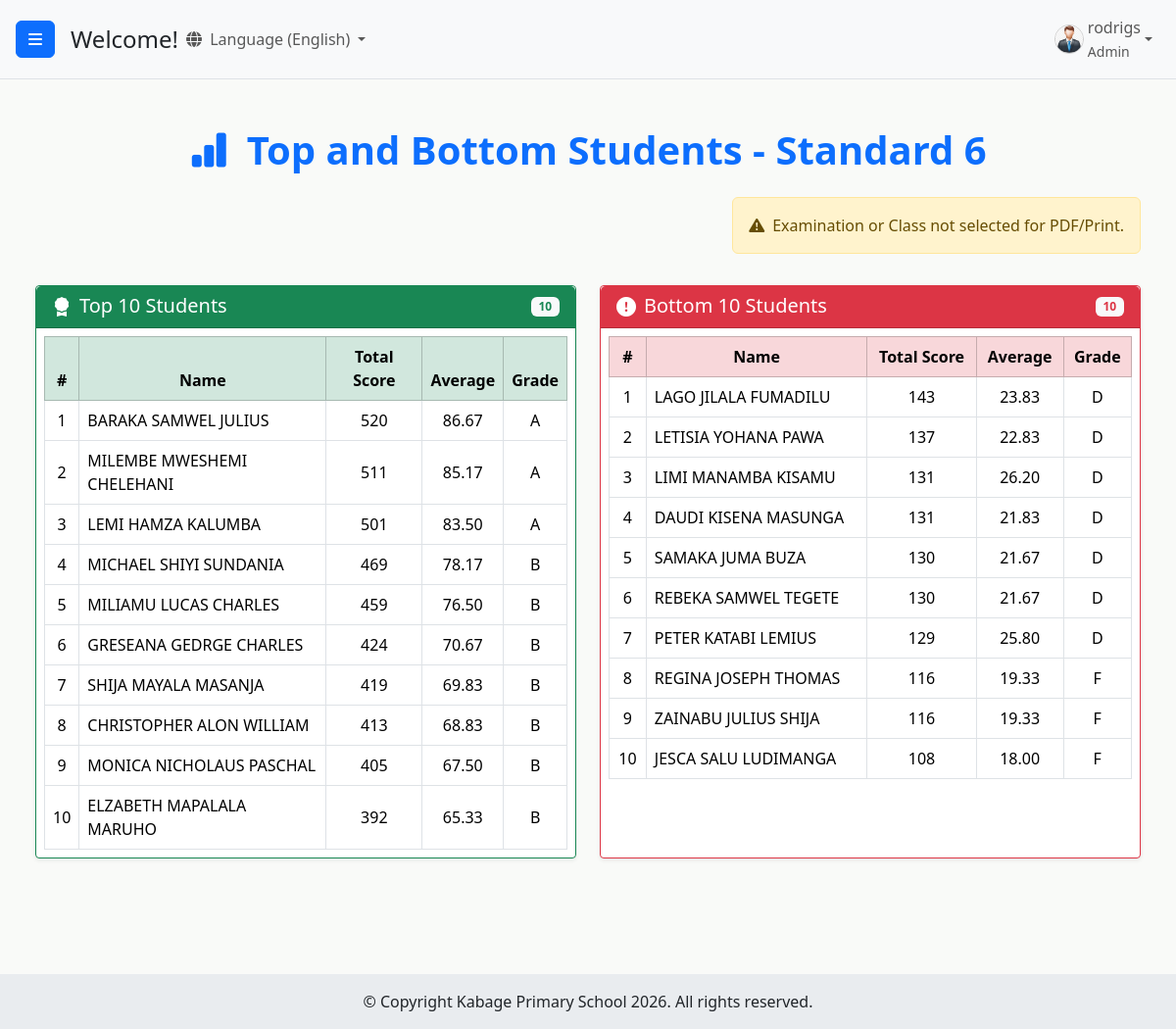
Screenshot of /reports/top-bottom-students/6/1/ (signed in) with the database file from the repository.
### users/models.py (models this page shows, shortened)
class CustomUser(AbstractUser):
    ROLE_CHOICES = (
        ('admin', 'Admin'),
        ('headteacher', 'Head Teacher'),
        ('class_teacher', 'Class Teacher'),
        ('academic_teacher', 'Academic Teacher'),
        ('statistic_teacher', 'Statistic Teacher'),
        ('subject_teacher', 'Subject Teacher'),
    )
    GENDER_CHOICES = (
        ('M', 'Male'),
        ('F', 'Female'),
        ('O', 'Other'), # Optional: for inclusivity
    )
    role = models.CharField(max_length=20, choices=ROLE_CHOICES, default='academic_teacher')
    is_approved = models.BooleanField(default=False)
    phone_regex = RegexValidator(regex=r'^\+?1?\d{9,15}$',
                                 message="Phone number must be entered in the format: '+999999999'. Up to 15 digits allowed.")
    phone_number = models.CharField(validators=[phone_regex],
                                    max_length=17,
                                    blank=True,
                                    null=True,
                                    unique=True
                                    )
    gender = models.CharField(max_length=1, choices=GENDER_CHOICES, blank=True, null=True)
    address = models.CharField(max_length=255, blank=True, null=True) # <-- ADD THIS FIELD if it's not there
    security_question_1 = models.CharField(max_length=255, blank=True, null=True)
    security_answer_1 = models.CharField(max_length=255, blank=True, null=True)
    security_question_2 = models.CharField(max_length=255, blank=True, null=True)
    security_answer_2 = models.CharField(max_length=255, blank=True, null=True)
    security_question_3 = models.CharField(max_length=255, blank=True, null=True)
    security_answer_3 = models.CharField(max_length=255, blank=True, null=True)
    security_questions_set = models.BooleanField(default=False)
    groups = models.ManyToManyField(
        Group,
        verbose_name=('groups'),
        blank=True,
        help_text=(
            'The groups this user belongs to. A user will get all permissions '
            'granted to each of their groups.'
        ),
        related_name="customuser_set",
        related_query_name="customuser",
    )
    user_permissions = models.ManyToManyField(
        Permission,
        verbose_name=('user permissions'),
        blank=True,
        help_text=('Specific permissions for this user.'),
        related_name="customuser_set",
        related_query_name="customuser",
    )

### students/models.py (models this page shows, shortened)
class Class(models.Model):
    name = models.CharField(max_length=100, unique=True)
    class_teacher = models.OneToOneField(
        CustomUser,
        on_delete=models.SET_NULL,
        limit_choices_to={'role': 'class_teacher'},
        null=True,
        blank=True,
        related_name='assigned_class'
    )
    year = models.IntegerField(default=2025)
    subjects = models.ManyToManyField('Subject', related_name='classes_assigned') # Renamed related_name for clarity
    class Meta:
        verbose_name_plural = 'Classes'
        unique_together = ('name', 'year')

class Student(models.Model):
    prem_number = models.CharField(max_length=20, unique=True)
    first_name = models.CharField(max_length=100)
    middle_name = models.CharField(max_length=100, blank=True, null=True) # <<< ADDED THIS LINE
    last_name = models.CharField(max_length=100)
    date_of_birth = models.DateField()
    gender_choices = (
        ('M', 'Male'),
        ('F', 'Female'),
        ('O', 'Other'),
    )
    gender = models.CharField(max_length=1, choices=gender_choices)
    STATUS_CHOICES = [
        ('Active', 'Active'),
        ('Inactive', 'Inactive'),
        ('Graduated', 'Graduated'),
        ('Transferred', 'Transferred Out'),
        ('Suspended', 'Suspended'), # Add other relevant statuses
    ]
    status = models.CharField(
        max_length=20,
        choices=STATUS_CHOICES,
        default='Active' # Set a default for new students
    )
    current_class = models.ForeignKey(
        Class,
        on_delete=models.SET_NULL,
        null=True,
        blank=True,
        related_name='students',
    )
    graduation_year = models.IntegerField(null=True, blank=True)
    has_attempted_exam = models.BooleanField(default=False)
    def get_full_name(self):
        full_name_parts = [self.first_name]
        if self.middle_name:
            full_name_parts.append(self.middle_name)
        full_name_parts.append(self.last_name)
        return " ".join(filter(None, full_name_parts)).strip() # .strip() to remove any leading/trailing spaces
    class Meta:
        ordering = ['current_class__name', 'first_name', 'last_name']

### reports/views.py (the view)
# urls.py: path('top-bottom-students/<int:class_id>/<int:examination_id>/',views.top_and_bottom_students, name='top_and_bottom_students'),
@role_required(['headteacher', 'academic_teacher', 'statistic_teacher', 'class_teacher'])
def top_and_bottom_students(request, class_id, examination_id):
    class_obj = get_object_or_404(Class, pk=class_id)
    examination_obj = get_object_or_404(Examination, pk=examination_id)
    students_data = get_student_performance_data(class_obj, examination_obj)
    top_students_data = students_data[:10]
    bottom_students_data = students_data[-10:]
    return render(request, 'reports/top_bottom_students.html', {
        'class_name': class_obj.name,
        'examination_name': examination_obj.name, # Pass examination name to template
        'class_obj': class_obj,
        'top_students': top_students_data,
        'bottom_students': bottom_students_data,
    })

### reports/templates/reports/top_bottom_students.html (shortened to what this page needs)
{% extends "base.html" %}
{% load i18n %}
{% block content %}
<div class="container-fluid py-4">
    <h2 class="mb-4 text-center display-6 fw-bold text-primary">
        <i class="bi bi-bar-chart-fill me-2"></i>
        Top and Bottom Students - {{ class_name }}
    </h2>
    <div class="d-flex justify-content-end mb-3">
    {% if examination_id and class_id %}
            <a href="{% url 'reports:top_bottom_pdf' class_id=class_id examination_id=examination_id %}"
                class="btn btn-primary me-2">
                <i class="bi bi-printer-fill"></i> Print
            </a>
            <a href="{% url 'reports:top_bottom_pdf' class_id=class_id examination_id=examination_id %}"
                class="btn btn-success">
                <i class="bi bi-file-earmark-pdf-fill"></i> Download PDF
            </a>
        {% else %}
            <div class="alert alert-warning">
                <i class="bi bi-exclamation-triangle-fill me-2"></i>Examination or Class not selected for PDF/Print.
            </div>
        {% endif %}
    </div>
    <div class="row">
        <div class="col-md-6 mb-4">
            <div class="card shadow-sm border-success">
                <div class="card-header bg-success text-white d-flex justify-content-between align-items-center">
                    <h5 class="mb-0"><i class="bi bi-award-fill me-2"></i>Top 10 Students</h5>
                    <span class="badge bg-light text-success">{{ top_students|length }}</span>
                </div>
                <div class="card-body p-2">
                    {% if top_students %}
                    <div class="table-responsive">
                        <table class="table table-hover table-bordered mb-0">
                            <thead class="table-success text-center">
                                <tr>
                                    <th>#</th>
                                    <th>Name</th>
                                    <th>Total Score</th>
                                    <th>Average</th>
                                    <th>Grade</th>
                                </tr>
                            </thead>
                            <tbody>
                                {% for s in top_students %}
                                <tr class="align-middle">
                                    <td class="text-center">{{ forloop.counter }}</td>
                                    <td>{{ s.student.get_full_name }}</td>
                                    <td class="text-center">{{ s.total_score }}</td>
                                    <td class="text-center">{{ s.average|floatformat:2 }}</td>
                                    <td class="text-center">{{ s.grade }}</td>
                                </tr>
                                {% endfor %}
                            </tbody>
                        </table>
                    </div>
                    {% else %}
                    <div class="alert alert-warning m-2">
                        <i class="bi bi-exclamation-triangle-fill me-2"></i>No data found for this exam.
                    </div>
                    {% endif %}
                </div>
            </div>
        </div>
        <div class="col-md-6 mb-4">
            <div class="card shadow-sm border-danger">
                <div class="card-header bg-danger text-white d-flex justify-content-between align-items-center">
                    <h5 class="mb-0"><i class="bi bi-exclamation-circle-fill me-2"></i>Bottom 10 Students</h5>
                    <span class="badge bg-light text-danger">{{ bottom_students|length }}</span>
                </div>
                <div class="card-body p-2">
                    {% if bottom_students %}
                    <div class="table-responsive">
                        <table class="table table-hover table-bordered mb-0">
                            <thead class="table-danger text-center">
                                <tr>
                                    <th>#</th>
                                    <th>Name</th>
                                    <th>Total Score</th>
                                    <th>Average</th>
                                    <th>Grade</th>
                                </tr>
                            </thead>
                            <tbody>
                                {% for s in bottom_students %}
                                <tr class="align-middle">
                                    <td class="text-center">{{ forloop.counter }}</td>
                                    <td>{{ s.student.get_full_name }}</td>
                                    <td class="text-center">{{ s.total_score }}</td>
                                    <td class="text-center">{{ s.average|floatformat:2 }}</td>
                                    <td class="text-center">{{ s.grade }}</td>
                                </tr>
                                {% endfor %}
                            </tbody>
                        </table>
                    </div>
                    {% else %}
                    <div class="alert alert-warning m-2">
                        <i class="bi bi-exclamation-triangle-fill me-2"></i>No data found for this exam.
                    </div>
                    {% endif %}
                </div>
            </div>
        </div>
    </div>
</div>
{% endblock content %}

### templates/base.html (shortened to what this page needs)
{% load static %}
{% load i18n %}
<!DOCTYPE html>
<html lang="en">
<head>
    <link href="https://cdn.jsdelivr.net/npm/bootstrap@5.3.3/dist/css/bootstrap.min.css" rel="stylesheet">
    <link rel="stylesheet" href="https://cdn.jsdelivr.net/npm/bootstrap-icons@1.10.5/font/bootstrap-icons.css">
    <link rel="stylesheet" href="https://cdnjs.cloudflare.com/ajax/libs/font-awesome/6.5.2/css/all.min.css" />
    {% block dashboard_css %}
        <link rel="stylesheet" href="{% static 'users/css/dashboard.css' %}">
    {% endblock %}
</head>
<body class="d-flex flex-column min-vh-100">
    {% block body_content %}
        <div class="d-flex flex-grow-1" id="wrapper">
            <div id="page-content-wrapper" class="flex-grow-1 d-flex flex-column">
                <nav class="navbar navbar-expand-lg navbar-light bg-light border-bottom">
                    <button class="btn btn-primary" id="menu-toggle">
                        <i class="fas fa-bars"></i>
                    </button>
                    <h4 class="ms-3 my-0">{% block page_heading %}Welcome!{% endblock %}</h4>
                    {% get_current_language as LANGUAGE_CODE %}
                <div class="collapse navbar-collapse" id="navbarSupportedContent">
                    <ul class="navbar-nav me-auto mt-2 mt-lg-0">
                        <li class="nav-item dropdown">
                            <a class="nav-link dropdown-toggle" href="#" id="navbarDropdownLanguage" role="button" data-bs-toggle="dropdown" aria-expanded="false">
                                <i class="fas fa-globe me-1"></i>
                                {% if LANGUAGE_CODE == 'en' %}{% translate "Language" %} (English){% else %}{% translate "Language" %} (Kiswahili){% endif %}
                            </a>
                                {% get_language_info for 'en' as lang_en %}
                                {% get_language_info for 'sw' as lang_sw %}
                        </li>
                    </ul>
                    <ul class="navbar-nav mt-2 mt-lg-0">
                        {% if user.is_authenticated %}
                            <li class="nav-item dropdown">
                                <a class="nav-link dropdown-toggle d-flex align-items-center" href="#" id="navbarDropdownDashboard" role="button" data-bs-toggle="dropdown" data-bs-display="static" aria-expanded="false">
                                    {% if user.gender == 'M' %}
                                        <img src="{% static 'users/img/male_icon.png' %}" alt="Male User Icon" class="rounded-circle me-1" style="width: 30px; height: 30px; object-fit: cover;">
                                    {% elif user.gender == 'F' %}
                                        <img src="{% static 'users/img/female_icon.png' %}" alt="Female User Icon" class="rounded-circle me-1" style="width: 30px; height: 30px; object-fit: cover;">
                                    {% else %}
                                        <i class="fas fa-user me-1"></i>
                                    {% endif %}
                                    <span>
                                        {% if user.first_name and user.last_name %}
                                            {{ user.first_name }} {{ user.last_name }}
                                        {% else %}
                                            {{ user.username }}
                                        {% endif %}
                                        {% if user.role %}
                                            <br><small>{{ user.get_role_display }}</small>
                                        {% endif %}
                                    </span>
                                </a>
                            </li>
                        {% else %}
                            <li class="nav-item">
                                <a class="nav-link" href="{% url 'login' %}">{% translate "Login" %}</a>
                            </li>
                        {% endif %}
                    </ul>
                </div>
                </nav>
                <div id="main-content-area" class="flex-grow-1 overflow-auto">
                    {% block content %}{% endblock %}
                </div>
            </div>
        </div>
    {% endblock body_content %}
    <footer id="main-site-footer" class="text-dark text-center py-3">
        <div class="container-fluid">
            <p class="mb-0">&copy; Copyright Kabage Primary School {% now "Y" %}. All rights reserved.</p>
        </div>
    </footer>
</body>
</html>

### rows the page displays
CustomUser: username "rodrigs", role "Admin"
Class: name "Standard 6"
Student: student.get_full_name "BARAKA SAMWEL JULIUS", total_score "520", average "86.67", grade "A"
Student: student.get_full_name "MILEMBE MWESHEMI CHELEHANI", total_score "511", average "85.17", grade "A"
Student: student.get_full_name "LEMI HAMZA KALUMBA", total_score "501", average "83.50", grade "A"
Student: student.get_full_name "MICHAEL SHIYI SUNDANIA", total_score "469", average "78.17", grade "B"
Student: student.get_full_name "MILIAMU LUCAS CHARLES", total_score "459", average "76.50", grade "B"
Student: student.get_full_name "GRESEANA GEDRGE CHARLES", total_score "424", average "70.67", grade "B"
Student: student.get_full_name "SHIJA MAYALA MASANJA", total_score "419", average "69.83", grade "B"
Student: student.get_full_name "CHRISTOPHER ALON WILLIAM", total_score "413", average "68.83", grade "B"
Student: student.get_full_name "MONICA NICHOLAUS PASCHAL", total_score "405", average "67.50", grade "B"
Student: student.get_full_name "ELZABETH MAPALALA MARUHO", total_score "392", average "65.33", grade "B"
Student: student.get_full_name "LAGO JILALA FUMADILU", total_score "143", average "23.83", grade "D"
Student: student.get_full_name "LETISIA YOHANA PAWA", total_score "137", average "22.83", grade "D"
Student: student.get_full_name "LIMI MANAMBA KISAMU", total_score "131", average "26.20", grade "D"
Student: student.get_full_name "DAUDI KISENA MASUNGA", total_score "131", average "21.83", grade "D"
Student: student.get_full_name "SAMAKA JUMA BUZA", total_score "130", average "21.67", grade "D"
Student: student.get_full_name "REBEKA SAMWEL TEGETE", total_score "130", average "21.67", grade "D"
Student: student.get_full_name "PETER KATABI LEMIUS", total_score "129", average "25.80", grade "D"
Student: student.get_full_name "REGINA JOSEPH THOMAS", total_score "116", average "19.33", grade "F"
Student: student.get_full_name "ZAINABU JULIUS SHIJA", total_score "116", average "19.33", grade "F"
Student: student.get_full_name "JESCA SALU LUDIMANGA", total_score "108", average "18.00", grade "F"

### other values shown
{{ top_students|length }} "10"
{{ bottom_students|length }} "10"
